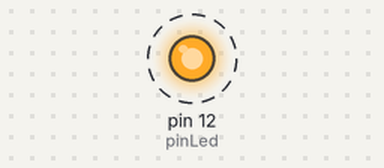
The sketch below on a simulated Arduino Uno, built with avr-gcc and run on an emulated ATmega328P. On the bench: output pins drawn as LEDs (lit = HIGH). Dashed ring = blinking.

Above: at 0.5 s.
Timing chart, 0 to 3.0 s (numbered marks = the images above):
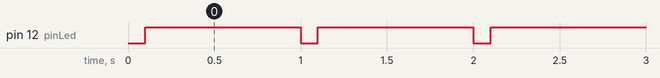

Measured:
- by itself, pin 12 (pinLed): alternates HIGH for 0.90 s and LOW for 0.10 s

The sketch:

ledonboard.ino
```cpp
int pinLed = 12;
int pinLedOnBoard = 13;
int timeWaitOn = 100;
int timeWaitOff = 900;

void setup(){
    pinMode(pinLed, OUTPUT);
}

void loop(){
    digitalWrite(pinLedOnBoard, HIGH);
    digitalWrite(pinLed, LOW);
    delay(timeWaitOn);
    digitalWrite(pinLedOnBoard, LOW);
    digitalWrite(pinLed, HIGH);
    delay(timeWaitOff);
}
```
